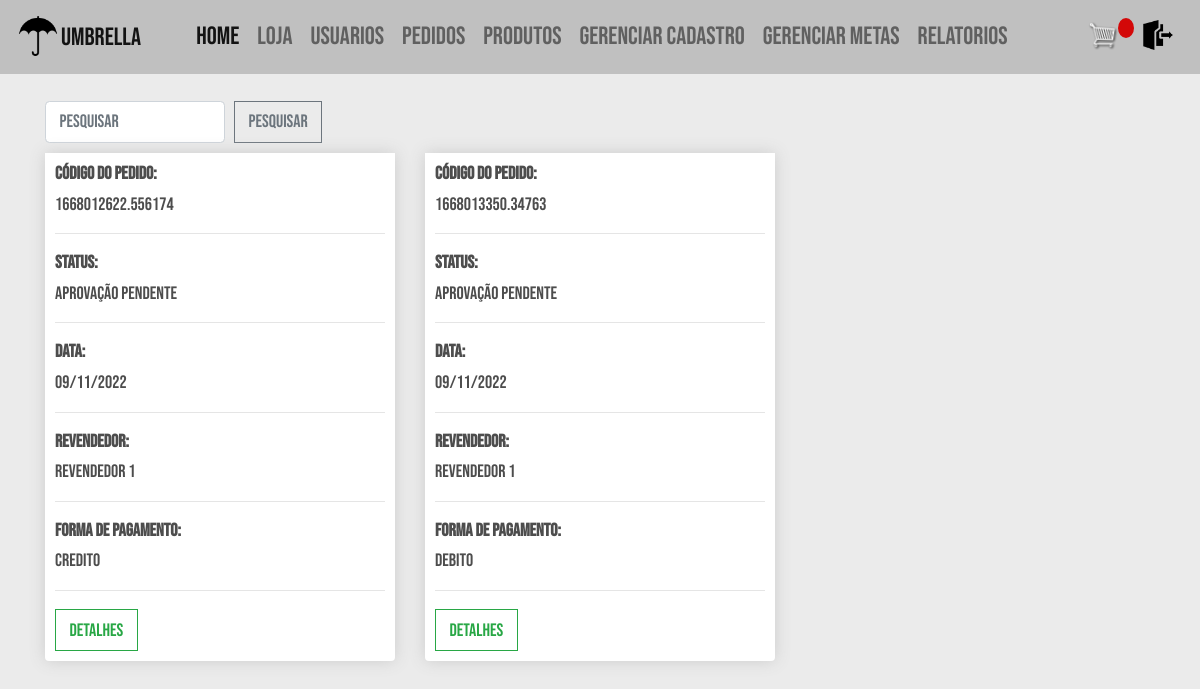
/pedidos/ (signed in), run on an earlier commit of the app's database.
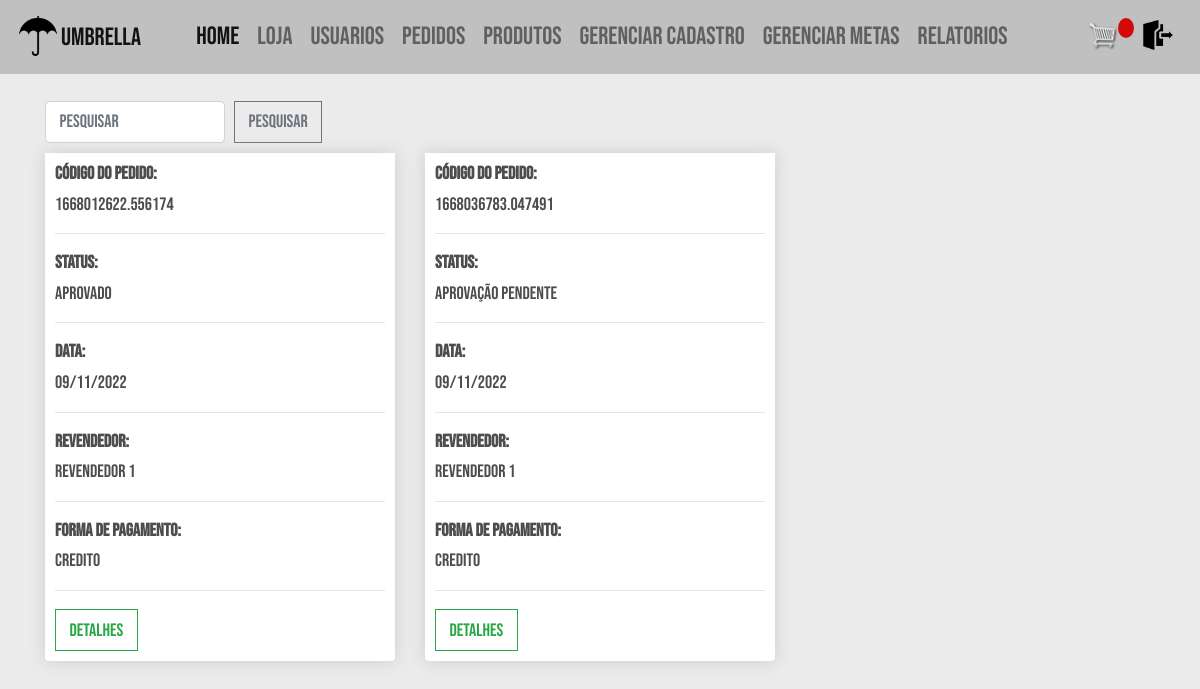
And on a later commit of the database.
### vendas/models.py (models this page shows, shortened)
class Pedido(models.Model):
    cod_pedido = models.CharField(
        _("código do pedido"), max_length=100, null=True)
    APROV_PEND = "Aprovação pendente"
    APROVADO = "Aprovado"
    ENVIADO = "Enviado"
    FINALIZADO = "Finalizado"
    opcoes_status = [
        (APROV_PEND, "Aprovacao_pendente"),
        (APROVADO, "aprovado"),
        (ENVIADO, "enviado"),
        (FINALIZADO, "finalizado"),
    ]
    status = models.CharField(choices=opcoes_status,
                              max_length=50, null=True, blank=True)
    completo = models.BooleanField(default=False)
    data = models.DateTimeField(
        _("data do pedido"), default=timezone.now, null=True, blank=True)
    subtotal = models.FloatField(
        _("valor pré-desconto do pedido"), null=True, blank=True)
    total = models.FloatField(
        _("valor total do pedido"), null=True, blank=True)
    CREDITO = "credito"
    DEBITO = "debito"
    PIX = "pix"
    BOLETO = "boleto"
    opcoes_pagamento = [
        (CREDITO, "Credito"),
        (DEBITO, "Debito"),
        (PIX, "Pix"),
        (BOLETO, "Boleto"),
    ]
    metodo_de_pagamento = models.CharField(
        choices=opcoes_pagamento, max_length=200, null=True, blank=True)
    franquia = models.ForeignKey(Franquia, verbose_name=_(
        "franquia"), on_delete=models.SET_NULL, null=True, blank=True)
    loja = models.ForeignKey(Loja, verbose_name=_(
        "loja"), on_delete=models.SET_NULL, null=True, blank=True)
    revendedor = models.ForeignKey(Revendedor, verbose_name=_(
        "revendedor"), on_delete=models.SET_NULL, null=True, blank=True)

class Revendedor(models.Model):
    user = models.OneToOneField(
        User, on_delete=models.CASCADE)
    nome = models.CharField(_("Nome"), max_length=100, blank=True)
    cpf = models.IntegerField(_("Cpf"), blank=True)
    telefone = models.CharField(_("Telefone"), max_length=15, blank=True)
    cep = models.CharField(_("CEP"), max_length=15, blank=True)
    endereco = models.CharField(_("Endereço"), max_length=200, blank=True)
    datanasc = models.DateField(
        _("Data de nascimento"), auto_now=False, auto_now_add=False, blank=True)
    supervisor = models.ForeignKey(Supervisor, verbose_name=_(
        "supervisor"), on_delete=models.SET_NULL, null=True, blank=True)
    """ data_ingressao = models.DateTimeField(
        _("Data de ingressão"), auto_now_add=True, blank=True) """
    meta = models.ForeignKey(
        Meta, on_delete=models.SET_NULL, null=True, blank=True)
    is_aprovado = models.BooleanField(_('Aprovado'), default=False)
    class Meta:
        verbose_name = "Revendedor"
        verbose_name_plural = "Revendedores"
    def __str__(self):
        return self.nome

### vendas/views.py (the view)
# urls.py: path('pedidos/', views.lista_pedidos, name='pedidos'),
@login_required
@user_passes_test(supervisor_franquia_check)
def lista_pedidos(request):
    pedidos = Pedido.objects.all().exclude(completo=False)
    return render(request, "vendas/pedidos.html", {'pedidos': pedidos})

### users/models.py (called while the page is built)
    def __str__(self):
        return self.email

### vendas/views.py (called while the page is built)
def supervisor_franquia_check(user):
    if user.type == 'SUPERVISOR' or user.type == 'FRANQUIA':
        return True
    else:
        return False

### vendas/templates/vendas/pedidos.html
{% extends 'vendas/base.html' %}
{% load static %}
{% block content %}
	  <form class="form-inline" action="{% url 'pesquisa_pedidos' %}" method="get">
		<input class="form-control mr-sm-2" name="q" type="search" placeholder="Pesquisar" aria-label="Pesquisar">
		<button class="btn btn-outline-secondary my-2 my-sm-0" type="submit">Pesquisar</button>
  	</form>
	<div class="row">
		{% if not pedidos %}
		<h2><strong>Nenhum pedido encontrado</strong></h2>
		{% else %}
			{% for pedido in pedidos %}
				<div class="col-lg-4">
					<div class="box-element product">
						<h6><strong>Código do Pedido:</strong></h6>
						<h6>{{pedido.cod_pedido}}</h6>
						<hr>
						<h6><strong>Status:</strong></h6>
						<h6>{{pedido.status}}</h6>
						<hr>
						<h6><strong>Data:</strong></h6>
						<h6>{{pedido.data|date:"d/m/Y" }}</h6>
						<hr>
						{% if pedido.revendedor %}
							<h6><strong>Revendedor:</strong></h6>
							<h6>{{pedido.revendedor}}</h6>
							<hr>
						{% elif pedido.loja %}
							<h6><strong>Loja:</strong></h6>
							<h6>{{pedido.loja}}</h6>
							<hr>
						{% endif %}
						<h6><strong>Forma de pagamento:</strong></h6>
						<h6>{{pedido.metodo_de_pagamento}}</h6>
						<hr>
						<a class="btn btn-outline-success" href="{% url 'detalhe_pedido' pedido.id %}">Detalhes</a>
					</div>
				</div>
			{% endfor %}
		{% endif %}
	</div>
{% endblock content %}

What changed in the data, as far as the page shows it:
no longer on this page (row edited): Pedido: cod_pedido "1668013350.34763", status "Aprovação pendente", data "09/11/2022", revendedor "revendedor 1", metodo_de_pagamento "debito"
changed Pedido: status "Aprovação pendente" → "APROVADO"
now on this page (row edited): Pedido: cod_pedido "1668036783.047491", status "Aprovação pendente", data "09/11/2022", revendedor "revendedor 1", metodo_de_pagamento "credito"
